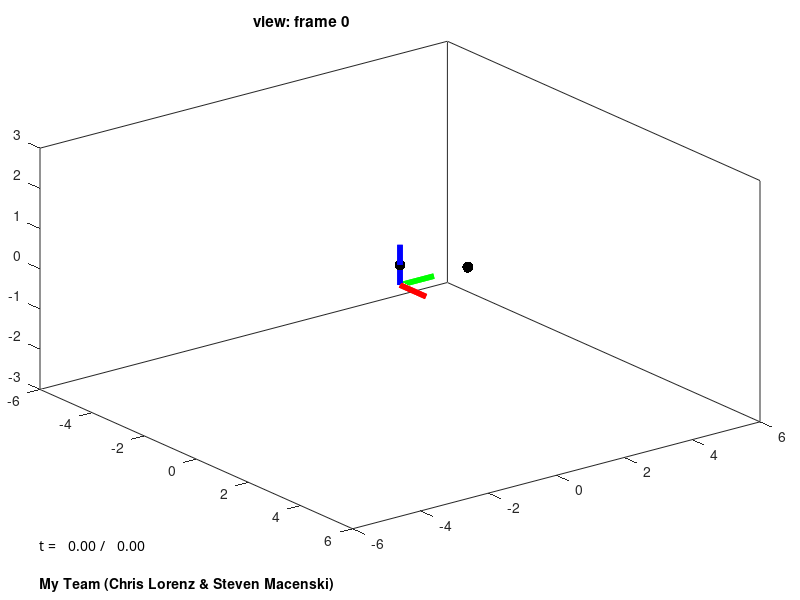

Write the MATLAB code that produced this figure. (Note: this script raises an error after producing the figure.)
function hw5

%%%%%%%%%%%%%%%%%%%%%%%%%%%%%%%%%%%%%%%%%%%%%%%%%%%
%
% CAN CHANGE
%

% - This line says your name.
params.teamname = 'My Team (Chris Lorenz & Steven Macenski)';
% - This line says the file to record your actions.
params.action_filename = 'action.mat';
% - This line says the file to record your movie.
params.movie_filename = 'movie.avi';
% - This line says whether or not you want to record a movie --- change it
%   from "false" to "true" and you will record a movie. Note that you must
%   have already recorded actions, before making a movie!
params.makemovie = false;
% - This line says whether or not you want to use the keypad to turn on and
%   off the reaction wheels.
%
%   If you do, then: 
%
%       7,4,1 apply positive, zero, and negative torque to RW4
%       8,5,2 apply positive, zero, and negative torque to RW5
%
%   If you don't, then:
%
%       4,r,f apply positive, zero, and negative torque to RW4
%       5,t,g apply positive, zero, and negative torque to RW5
%
%   In either case, 'q' causes the simulation to quit (and to do it
%   gracefully, saving either the recorded actions or the movie).
params.usekeypad = false;

%
%
%
%%%%%%%%%%%%%%%%%%%%%%%%%%%%%%%%%%%%%%%%%%%%%%%%%%%

%%%%%%%%%%%%%%%%%%%%%%%%%%%%%%%%%%%%%%%%%%%%%%%%%%%
%
% CAN'T CHANGE
%

% Define the geometry of the spacecraft and both reaction wheels.
robot = GetGeometryOfRobot;

% Run the simulation.
RunSimulation(robot,params);

function [wedge] = wedge(vector)
wedge = [0 -vector(3) vector(2);
         vector(3) 0 vector(1);
         -vector(2) vector(1) 0];

function robot = GetGeometryOfRobot
% - Vertices of spacecraft
robot.sc.dx=6;
robot.sc.dy=4;
robot.sc.dz=1;
robot.sc.p_in3 = [0.5*robot.sc.dx*[-1 1 1 -1 -1 1 1 -1];
                  0.5*robot.sc.dy*[-1 -1 -1 -1 1 1 1 1];
                  0.5*robot.sc.dz*[-1 -1 1 1 -1 -1 1 1]];

% - Vertices of reaction wheels
robot.rw4.dx=2;
robot.rw4.dy=1.5;
robot.rw4.dz=1;
robot.rw4.p_in4 = [0.5*robot.rw4.dx*[-1 1 1 -1 -1 1 1 -1];
                   0.5*robot.rw4.dy*[-1 -1 -1 -1 1 1 1 1];
                   0.5*robot.rw4.dz*[-1 -1 1 1 -1 -1 1 1]];
robot.rw5.dx=1;
robot.rw5.dy=2;
robot.rw5.dz=1.5;
robot.rw5.p_in5 = [0.5*robot.rw5.dx*[-1 1 1 -1 -1 1 1 -1];
                   0.5*robot.rw5.dy*[-1 -1 -1 -1 1 1 1 1];
                   0.5*robot.rw5.dz*[-1 -1 1 1 -1 -1 1 1]];

% - Faces for SC and RWs (all are boxes with vertices in the same order)
robot.faces =  [1 2 3;
                3 4 1;
                2 6 7;
                7 3 2;
                6 5 8;
                8 7 6;
                5 1 4;
                4 8 5;
                4 3 7;
                7 8 4;
                5 6 2;
                2 1 5];

% - The density (assumed uniform) of the SC and each RW
robot.sc.rho = 1;
robot.rw4.rho = 1;
robot.rw5.rho = 1;

% - The point at which each RW is attached to the SC
robot.rw4.ppin_in3 = [0;0.5*robot.sc.dy;0];
robot.rw5.ppin_in3 = [0;0;0.5*robot.sc.dz];
robot.rw4.ppin_in4 = [0;-0.5*robot.rw4.dy;0];
robot.rw5.ppin_in5 = [0;0;-0.5*robot.rw5.dz];

% - The CM of each RW
robot.o_4in3 = [0; 0.5*robot.sc.dy+0.5*robot.rw4.dy; 0];
robot.o_5in3 = [0; 0; 0.5*robot.sc.dz+0.5*robot.rw5.dz];

% - Magnitude of torque applied by SC on each RW
robot.rw4.tau = 10;
robot.rw5.tau = 10;

% - Create these for later use.
robot.sc.p_in0 = nan(size(robot.sc.p_in3));
robot.rw4.p_in0 = nan(size(robot.rw4.p_in4));
robot.rw5.p_in0 = nan(size(robot.rw5.p_in5));

%
%
%
%%%%%%%%%%%%%%%%%%%%%%%%%%%%%%%%%%%%%%%%%%%%%%%%%%%

%%%%%%%%%%%%%%%%%%%%%%%%%%%%%%%%%%%%%%%%%%%%%%%%%%%
%
% MUST CHANGE
%

% - Mass and moment of inertia of SC
robot.sc.m = 24;
robot.sc.J_in3 = 24/12*[17 0 0;0 37 0;0 0 52];

% - Mass and moment of inertia of RW#4 
robot.rw4.m = 3;
robot.rw4.J_in4 = 3/12*[3.25 0 0;0 5 0;0 0 6.25];

% - Mass and moment of inertia of RW#5
robot.rw5.m = 3;
robot.rw5.J_in5 = 3/12*[6.25 0 0;0 3.25 0;0 0 5];

%
%
%
%%%%%%%%%%%%%%%%%%%%%%%%%%%%%%%%%%%%%%%%%%%%%%%%%%%

%%%%%%%%%%%%%%%%%%%%%%%%%%%%%%%%%%%%%%%%%%%%%%%%%%%
%
% CAN'T CHANGE
%

function RunSimulation(robot,params)

% Create figure.
world = CreateFigure(robot,params);
% Define time at which to start the simulation.
t = 0;
% Define time step.
dt = 2e-2;

%
%
%
%%%%%%%%%%%%%%%%%%%%%%%%%%%%%%%%%%%%%%%%%%%%%%%%%%%

%%%%%%%%%%%%%%%%%%%%%%%%%%%%%%%%%%%%%%%%%%%%%%%%%%%
%
% CAN CHANGE
%

% Define time limit.
tmax = 100;
% Define initial conditions
% - configuration
o_3in0 = [0;0;0];
theta = [0;0;0];
phi4 = 0;
phi5 = 0;
% - velocity
v_03in0 = [0;0;0];
w_03in3 = [0;0;0];
phi4dot = 0;
phi5dot = 0;

%
%
%
%%%%%%%%%%%%%%%%%%%%%%%%%%%%%%%%%%%%%%%%%%%%%%%%%%%

%%%%%%%%%%%%%%%%%%%%%%%%%%%%%%%%%%%%%%%%%%%%%%%%%%%
%
% CAN'T CHANGE
%

% Either start making a movie or start storing actions.
global action done
action = [0;0];
if (params.makemovie)
    load(params.action_filename);
    myV = VideoWriter(params.movie_filename);
    myV.Quality = 100;
    open(myV);
else
    actionRecord = [];
end

% Loop until 'done' is true.
done = false;
while (~done)
    
    % Either store or retrieve the action.
    if (params.makemovie)
        [actionRecord,curaction] = RetrieveAction(actionRecord);
        action = curaction;
    else
        curaction = action;
        actionRecord = StoreAction(actionRecord,curaction);
    end
    
    % Compute input torques applied by SC to each RW.
    u4 = curaction(1)*robot.rw4.tau;
    u5 = curaction(2)*robot.rw5.tau;
    
    % Solve ODEs.
    [t,o_3in0,theta,phi4,phi5,v_03in0,w_03in3,phi4dot,phi5dot] = ...
        Simulate(t,dt,...                               % <- time and time step
                 o_3in0,theta,phi4,phi5,...             % <- configuration
                 v_03in0,w_03in3,phi4dot,phi5dot,...    % <- velocity
                 u4,u5,...                              % <- applied torques
                 robot);                                % <- parameters that describe the SC and RWs
    
%
%
%
%%%%%%%%%%%%%%%%%%%%%%%%%%%%%%%%%%%%%%%%%%%%%%%%%%%

%%%%%%%%%%%%%%%%%%%%%%%%%%%%%%%%%%%%%%%%%%%%%%%%%%%
%
% MUST CHANGE
%
    
    % Compute orientation of 3 in 0
    %  (hint: you have theta - assume XYZ Euler Angle sequence, as usual)
    R_3in0 = [cos(theta(2))*cos(theta(3)) -cos(theta(2))*sin(theta(3)) sin(theta(2)); ...
        sin(theta(1))*sin(theta(2))*cos(theta(3))+cos(theta(1))*sin(theta(3))  (-1)*sin(theta(1))*sin(theta(2))*sin(theta(3))+cos(theta(1))*cos(theta(3)) (-1)*sin(theta(1))*cos(theta(2)); ...
        -cos(theta(1))*sin(theta(2))*cos(theta(3))+sin(theta(1))*sin(theta(3)) cos(theta(1))*sin(theta(2))*sin(theta(3))+sin(theta(1))*cos(theta(3)) cos(theta(1))*cos(theta(2))];
    
    % Compute position and orientation of 4 and 5 in 0
    %  (hint: you have o_3in0, R_3in0, phi4, phi5,
    %                  robot.o_4in3, robot.o_5in3)
    o_4in0 = o_3in0 + R_3in0*robot.o_4in3;
    
    o_5in0 = o_3in0 + R_3in0*robot.o_5in3;
    
    R_4in3 = [cos(phi4) 0 sin(phi4);...
              0         1       0 ; 
              -sin(phi4) 0 cos(phi4)];
    R_4in0 = R_3in0*R_4in3;      
          
    R_5in3 = [cos(phi5) -sin(phi5) 0;...
              sin(phi5) cos(phi5) 0;
              0 0 1];
    R_5in0 = R_3in0*R_5in3;
    
    % Compute robot.sc.p_in0, robot.rw4.p_in0, robot.rw5.p_in0
    %  (hint: you have o_3in0, R_3in0, o_4in0, R_4in0, o_5in0, R_5in0,
    %                  robot.sc.p_in3, robot.rw4.p_in4, robot.rw5.p_in5)
    robot.sc.p_in0 = [o_3in0 o_3in0 o_3in0 o_3in0 o_3in0 o_3in0 o_3in0 o_3in0] + R_3in0*robot.sc.p_in3;
    robot.rw4.p_in0 = [o_4in0 o_4in0 o_4in0 o_4in0 o_4in0 o_4in0 o_4in0 o_4in0]+ R_4in0*robot.rw4.p_in4;
    robot.rw5.p_in0 = [o_5in0 o_5in0 o_5in0 o_5in0 o_5in0 o_5in0 o_5in0 o_5in0] + R_5in0*robot.rw5.p_in5;
    
%
%
%
%%%%%%%%%%%%%%%%%%%%%%%%%%%%%%%%%%%%%%%%%%%%%%%%%%%
    
%%%%%%%%%%%%%%%%%%%%%%%%%%%%%%%%%%%%%%%%%%%%%%%%%%%
%
% CAN'T CHANGE
%
    
    % Update the figure.
    world = UpdateFigure(world,robot,o_3in0,R_3in0,t,tmax);
    
    % If making a movie, store the current figure as a frame.
    if (params.makemovie)
        frame = getframe(gcf);
        writeVideo(myV,frame);
    end
    
    % Stop if time has reached its maximum.
    if (t>tmax)
        done = true;
    end
    
end
% Either close the movie or save the record of actions.
if (params.makemovie)
    for i=1:30
        frame = getframe(gcf);
        writeVideo(myV,frame);
    end
    close(myV);
else
    save(params.action_filename,'actionRecord');
end

%
%
%
%%%%%%%%%%%%%%%%%%%%%%%%%%%%%%%%%%%%%%%%%%%%%%%%%%%

%%%%%%%%%%%%%%%%%%%%%%%%%%%%%%%%%%%%%%%%%%%%%%%%%%%
%
% MUST CHANGE
%

function [o_3in0dot,thetadot,phi4dot,phi5dot,...             % <- velocity
          v_03in0dot,w_03in3dot,phi4dotdot,phi5dotdot] = ... % <- acceleration
             GetRates(o_3in0,theta,phi4,phi5,...             % <- configuration
                      v_03in0,w_03in3,phi4dot,phi5dot,...    % <- velocity
                      u4,u5,...                              % <- input torques
                      robot)                                 % <- parameters that describe the SC and RWs
m4 = robot.rw4.m; 
m5 = robot.rw5.m;
m = robot.sc.m;

t4 = 0; t5 = 0; s4 = 0; s5 = 0;

  R_3in0 = [cos(theta(2))*cos(theta(3)) -cos(theta(2))*sin(theta(3)) sin(theta(2)); ...
        sin(theta(1))*sin(theta(2))*cos(theta(3))+cos(theta(1))*sin(theta(3))  (-1)*sin(theta(1))*sin(theta(2))*sin(theta(3))+cos(theta(1))*cos(theta(3)) (-1)*sin(theta(1))*cos(theta(2)); ...
        -cos(theta(1))*sin(theta(2))*cos(theta(3))+sin(theta(1))*sin(theta(3)) cos(theta(1))*sin(theta(2))*sin(theta(3))+sin(theta(1))*cos(theta(3)) cos(theta(1))*cos(theta(2))];
    
    R_4in3 = [cos(phi4) 0 sin(phi4);...
              0         1       0 ; 
              -sin(phi4) 0 cos(phi4)];
    R_4in0 = R_3in0*R_4in3;      
          
    R_5in3 = [cos(phi5) -sin(phi5) 0;...
              sin(phi5) cos(phi5) 0;
              0 0 1];
    R_5in0 = R_3in0*R_5in3;
    
    t4 = [0;1;0];
    t5 = [0;0;1];
    
    s4 = [1 0; 0 0; 0 1];
    s5 = [1 0; 0 1; 0 0];
      w_34in4 = zeros(3,1);
      w_04in4 = zeros(3,1);
      w_35in5 = zeros(3,1);
      w_05in5 = zeros(3,1);

 h = [zeros(3,1);
      -m4*R_3in0*wedge(w_03in3)*wedge(w_03in3)*robot.o_4in3;
      -m5*R_3in0*wedge(w_03in3)*wedge(w_03in3)*robot.o_5in3;
      -wedge(w_03in3)*robot.sc.J_in3*w_03in3 - t4*u4 - t5*u5;
      -robot.rw4.J_in4*(R_4in3*wedge(w_34in4))'*w_03in3 - wedge(w_04in4)*robot.rw4.J_in4*w_04in4 + R_4in3'*t4*u4;
      -robot.rw5.J_in5*(R_5in3*wedge(w_35in5))'*w_03in3 - wedge(w_05in5)*robot.rw5.J_in5*w_05in5 + R_5in3'*t5*u5];
  
  size(h)


  %F = TODO typing in
  F =   [m*eye(3) zeros(3) zeros(3,1) zeros(3,1) R_3in0 R_3in0 zeros(3,2) zeros(3,2);...
        m4*eye(3) -m4*R_3in0*wedge(robot.o_4in3) zeros(3,1) zeros(3,1) -R_3in0 zeros(3) zeros(3,2) zeros(3,2);
        m5*eye(3) -m5*R_3in0*wedge(robot.o_5in3) zeros(3,1) zeros(3,1) zeros(3) -R_3in0 0 0;
        zeros(3) robot.sc.J_in3 zeros(3,1) zeros(3,1) wedge(robot.sc.p_in3) wedge(robot.sc.p_in3) s4 s5;
        zeros(3) robot.rw4.J_in4*R_4in3' robot.rw4.J_in4*t4 0 -wedge(robot.rw4.p_in4)*R_4in3' 0 -R_4in3'*s4 0;
        zeros(3) robot.rw5.J_in5*R_5in3' 0 robot.rw5.J_in5*t5 0 -wedge(robot.rw5.p_in5)*R_5in3' 0 -R_5in3'*s5];
  
  x = F/h;                
                  
o_3in0dot = v_03in0;
thetadot = [phi4dot, phi5dot, 0]; %so so terribly wrong, correct this TODO
phi4dotdot = x(7:9);
phi5dotdot = x(10:12);
v_03in0dot = x(1:3);
w_03in3dot = x(4:6);
phi4dot = phi4dot;
phi5dot = phi5dot;

%
%
%
%%%%%%%%%%%%%%%%%%%%%%%%%%%%%%%%%%%%%%%%%%%%%%%%%%%

%%%%%%%%%%%%%%%%%%%%%%%%%%%%%%%%%%%%%%%%%%%%%%%%%%%%%%
%
% CAN'T CHANGE
%

function actionRecord = StoreAction(actionRecord,action)
actionRecord(:,end+1) = action;

function [actionRecord,action] = RetrieveAction(actionRecord)
action = actionRecord(:,1);
actionRecord = actionRecord(:,2:end);

function [t,o_3in0,theta,phi4,phi5,v_03in0,w_03in3,phi4dot,phi5dot] = ...
            Simulate(t,dt,...                               % <- time and time step
                     o_3in0,theta,phi4,phi5,...             % <- configuration
                     v_03in0,w_03in3,phi4dot,phi5dot,...    % <- velocity
                     u4,u5,...                              % <- input torques
                     robot)                                 % <- parameters that describe the SC and RWs
[t,x] = ode45(@(t,x) GetXDot(t,x,u4,u5,robot),[t t+dt],[o_3in0;theta;phi4;phi5;v_03in0;w_03in3;phi4dot;phi5dot]);
x = x';
t = t(end);
[o_3in0,theta,phi4,phi5,v_03in0,w_03in3,phi4dot,phi5dot] = XToState(x);

function xdot = GetXDot(t,x,u4,u5,robot)
% Unpack the state.
[o_3in0,theta,phi4,phi5,v_03in0,w_03in3,phi4dot,phi5dot] = XToState(x);
% Get time derivatives.
[o_3in0dot,thetadot,phi4dot,phi5dot,...             % <- velocity
 v_03in0dot,w_03in3dot,phi4dotdot,phi5dotdot] = ... % <- acceleration
    GetRates(o_3in0,theta,phi4,phi5,...             % <- configuration
             v_03in0,w_03in3,phi4dot,phi5dot,...    % <- velocity
             u4,u5,...                              % <- input torques
             robot);                                % <- parameters that describe the SC and RWs
% Pack time derivatives.
xdot = [o_3in0dot;thetadot;phi4dot;phi5dot;v_03in0dot;w_03in3dot;phi4dotdot;phi5dotdot];

function [o_3in0,theta,phi4,phi5,v_03in0,w_03in3,phi4dot,phi5dot] = XToState(x)
o_3in0 = x(1:3,end);
theta = x(4:6,end);
phi4 = x(7,end);
phi5 = x(8,end);
v_03in0 = x(9:11,end);
w_03in3 = x(12:14,end);
phi4dot = x(15,end);
phi5dot = x(16,end);

function robotfig = DrawRobot(robotfig,robot,o_3in0,R_3in0,alpha)
ered=[1,0.6,0];
egrey=[0.4745,0.6471,0.9098];
if isempty(robotfig)
    p = o_3in0+R_3in0*robot.rw4.ppin_in3;
    robotfig.rw4pin = line(p(1),p(2),p(3),'color','k','marker','.','markersize',24);
    p = o_3in0+R_3in0*robot.rw5.ppin_in3;
    robotfig.rw5pin = line(p(1),p(2),p(3),'color','k','marker','.','markersize',24);
    robotfig.sc = patch('Vertices',robot.sc.p_in0','Faces',robot.faces,'FaceColor',ered,...
                        'FaceAlpha',alpha,'EdgeAlpha',alpha,...
                        'backfacelighting','reverselit','AmbientStrength',0.6);
    robotfig.rw4 = patch('Vertices',robot.rw4.p_in0','Faces',robot.faces,'FaceColor',egrey,...
                         'FaceAlpha',alpha,'EdgeAlpha',alpha,...
                         'backfacelighting','reverselit','AmbientStrength',0.6);
    robotfig.rw5 = patch('Vertices',robot.rw5.p_in0','Faces',robot.faces,'FaceColor',egrey,...
                         'FaceAlpha',alpha,'EdgeAlpha',alpha,...
                         'backfacelighting','reverselit','AmbientStrength',0.6);
else
    set(robotfig.sc,'vertices',robot.sc.p_in0');
    set(robotfig.rw4,'vertices',robot.rw4.p_in0');
    set(robotfig.rw5,'vertices',robot.rw5.p_in0');
    p = o_3in0+R_3in0*robot.rw4.ppin_in3;
    set(robotfig.rw4pin,'xdata',p(1),'ydata',p(2),'zdata',p(3));
    p = o_3in0+R_3in0*robot.rw5.ppin_in3;
    set(robotfig.rw5pin,'xdata',p(1),'ydata',p(2),'zdata',p(3));
end

function frame = DrawFrame(frame,o,R)
p = [o repmat(o,1,3)+R];
if isempty(frame)
    frame.x = plot3(p(1,[1 2]),p(2,[1 2]),p(3,[1 2]),'r-','linewidth',4);
    frame.y = plot3(p(1,[1 3]),p(2,[1 3]),p(3,[1 3]),'g-','linewidth',4);
    frame.z = plot3(p(1,[1 4]),p(2,[1 4]),p(3,[1 4]),'b-','linewidth',4);
else
    set(frame.x,'xdata',p(1,[1 2]),'ydata',p(2,[1 2]),'zdata',p(3,[1 2]));
    set(frame.y,'xdata',p(1,[1 3]),'ydata',p(2,[1 3]),'zdata',p(3,[1 3]));
    set(frame.z,'xdata',p(1,[1 4]),'ydata',p(2,[1 4]),'zdata',p(3,[1 4]));
end

function world = CreateFigure(robot,params)
% - clear the current figure
clf;
% - these things have the correct value
o_0in0 = zeros(3,1);
R_0in0 = eye(3);
% - these things have the incorrect value, but we don't care
o_3in0 = zeros(3,1);
R_3in0 = eye(3);
% - text (it's important this is in the back, so you can rotate the view
%         and other stuff!)
axes('position',[0 0 1 1]);
axis([0 1 0 1]);
hold on;
axis off;
fs = 10;
world.text.time=text(0.05,0.1,sprintf('t = %6.2f / %6.2f\n',0,0),'fontsize',fs,'verticalalignment','top','fontname','monaco');
world.text.teamname=text(0.05,0.04,params.teamname,'fontsize',fs,'verticalalignment','top','fontweight','bold');
% - view from frame 0
axes('position',[0.05 -0.05 .9 1.15]);
title('view: frame 0                                                 ');
set(gcf,'renderer','opengl');
axis equal;
axis(3*[-2 2 -2 2 -1 1]);
axis manual;
hold on;
view([90-37.5,20]);
box on;
set(gca,'projection','perspective');
set(gca,'clipping','on','clippingstyle','3dbox');
world.view0.robot = DrawRobot([],robot,o_3in0,R_3in0,0.6);
world.view0.frame0 = DrawFrame([],o_0in0,R_0in0);
world.view0.frame3 = DrawFrame([],o_3in0,R_3in0);
lighting gouraud
world.view0.light = light('position',o_3in0','style','local');
% - make the figure respond to key commands
if (params.usekeypad)
    set(gcf,'KeyPressFcn',@onkeypress_keypad);
else
    set(gcf,'KeyPressFcn',@onkeypress_nokeypad);
end

function world = UpdateFigure(world,robot,o_3in0,R_3in0,t,tmax)
world.view0.robot = DrawRobot(world.view0.robot,robot,o_3in0,R_3in0);
world.view0.frame3 = DrawFrame(world.view0.frame3,o_3in0,R_3in0);
set(world.view0.light,'position',(o_3in0+R_3in0*[0;0;1])');
set(world.text.time,'string',sprintf('t = %6.2f / %6.2f\n',t,tmax));
drawnow

function onkeypress_nokeypad(src,event)
global action done
if event.Character == '4'
    action(1,1) = 1;
elseif event.Character == 'r'
    action(1,1) = 0;
elseif event.Character == 'f'
    action(1,1) = -1;
elseif event.Character == '5'
    action(2,1) = 1;
elseif event.Character == 't'
    action(2,1) = 0;
elseif event.Character == 'g'
    action(2,1) = -1;
elseif event.Character == 'q'
    done = true;
end

function onkeypress_keypad(src,event)
global action done
if event.Character == '7'
    action(1,1) = 1;
elseif event.Character == '4'
    action(1,1) = 0;
elseif event.Character == '1'
    action(1,1) = -1;
elseif event.Character == '8'
    action(2,1) = 1;
elseif event.Character == '5'
    action(2,1) = 0;
elseif event.Character == '2'
    action(2,1) = -1;
elseif event.Character == 'q'
    done = true;
end

%
%
%
%%%%%%%%%%%%%%%%%%%%%%%%%%%%%%%%%%%%%%%%%%%%%%%%%%%%%%